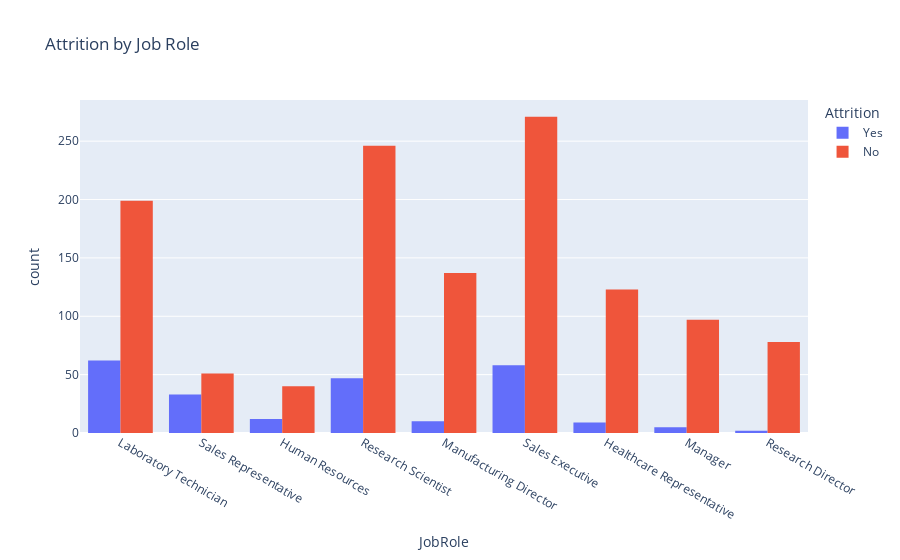

Notebook code for this chart:
### Markdown cell above
### Attrition by Job Role

### Code cell
px.histogram(df, x="JobRole", color="Attrition", barmode ="group",title = "Attrition by Job Role").show()

### Figure 1 — Plotly figure (JSON) as saved in the notebook; plotly's stock layout.template omitted (floating-point values rounded to 4 significant figures; data arrays with more than 128 entries replaced by an {"elided": "..."} marker saying what was removed)
{"data": [{"alignmentgroup": "True", "bingroup": "x", "hovertemplate": "Attrition=Yes<br>JobRole=%{x}<br>count=%{y}<extra></extra>", "legendgroup": "Yes", "marker": {"color": "#636efa", "pattern": {"shape": ""}}, "name": "Yes", "offsetgroup": "Yes", "orientation": "v", "showlegend": true, "type": "histogram", "x": {"elided": "238 str values"}, "xaxis": "x", "yaxis": "y"}, {"alignmentgroup": "True", "bingroup": "x", "hovertemplate": "Attrition=No<br>JobRole=%{x}<br>count=%{y}<extra></extra>", "legendgroup": "No", "marker": {"color": "#EF553B", "pattern": {"shape": ""}}, "name": "No", "offsetgroup": "No", "orientation": "v", "showlegend": true, "type": "histogram", "x": {"elided": "1242 str values"}, "xaxis": "x", "yaxis": "y"}], "layout": {"barmode": "group", "legend": {"title": {"text": "Attrition"}, "tracegroupgap": 0}, "title": {"text": "Attrition by Job Role"}, "xaxis": {"anchor": "y", "domain": [0, 1], "title": {"text": "JobRole"}}, "yaxis": {"anchor": "x", "domain": [0, 1], "title": {"text": "count"}}}}
